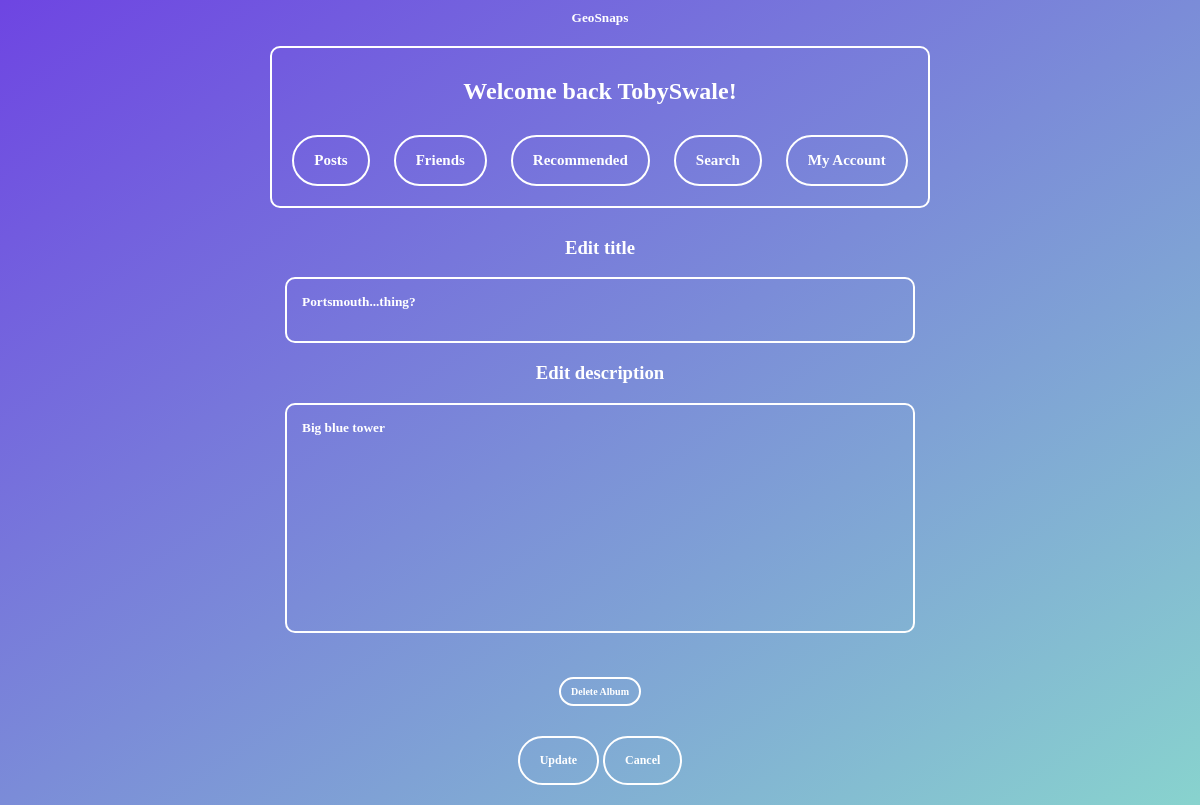
Page /editalbum?id=1511 (signed in) on the earlier database version.
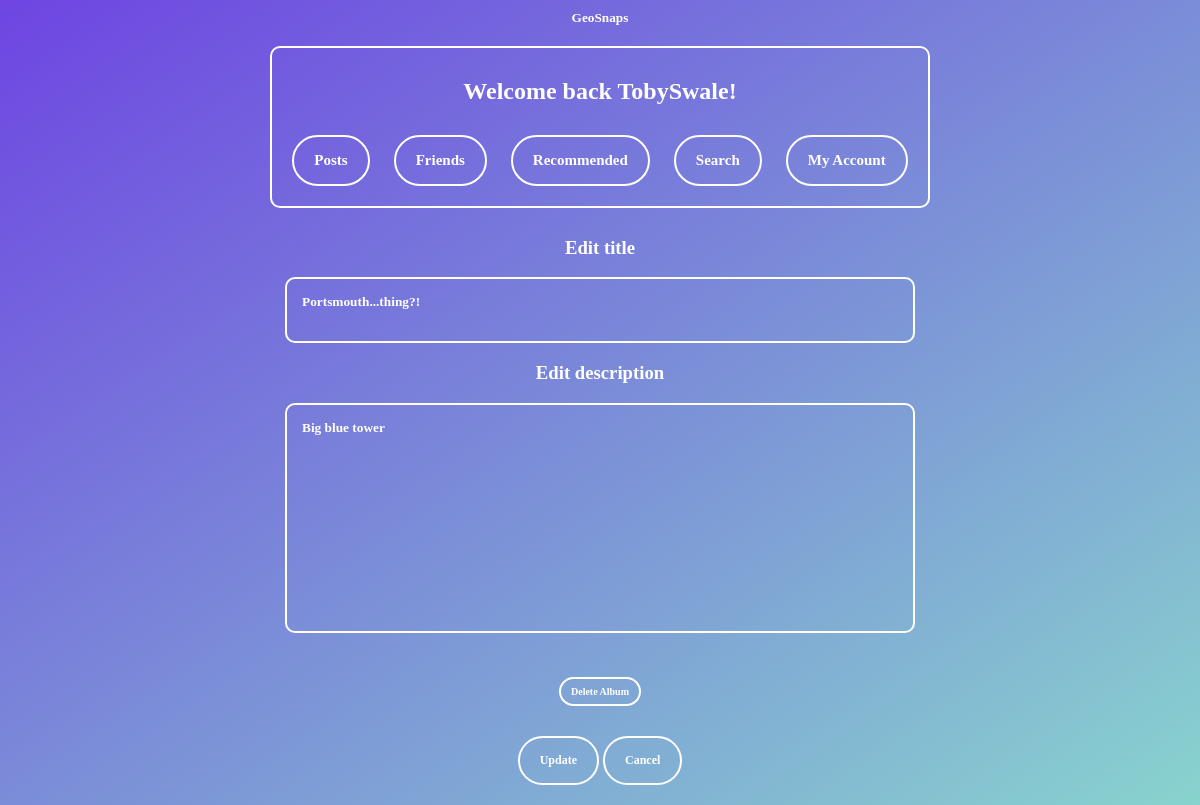
Same page on the later database version.
### tables this page shows
CREATE TABLE "Posts" (
	"text"	TEXT,
	"timeposted"	TEXT,
	"user"	TEXT NOT NULL,
	"id"	INTEGER NOT NULL UNIQUE,
	"filename"	TEXT,
	"descr"	TEXT,
	"likes"	INTEGER DEFAULT 0,
	"dislikes"	INTEGER DEFAULT 0,
	"privacy"	TEXT,
	"lng"	TEXT,
	"lat"	TEXT,
	"album"	TEXT,
	"country"	TEXT,
	"city"	TEXT,
	"town"	TEXT,
	PRIMARY KEY("id" AUTOINCREMENT)
);

### main.py (the view, shortened to what this page needs)
@web_site.route('/editalbum', methods=['GET', 'POST'])
def editalbum():
    albumid = request.args.get('id')
    username = session["username"]
    con = sqlite3.connect('database.db')
    sql = "SELECT user FROM Posts WHERE id = ?"
    cursor = con.cursor()
    cursor.execute(sql, (albumid,))
    getuser = cursor.fetchone()
    if not getuser:
        return render_template('404.html')
    if getuser[0] != username:
        return render_template('404.html')
    con.row_factory = sqlite3.Row
    sql = "SELECT * FROM Posts WHERE id = ?"
    cursor = con.cursor()
    cursor.execute(sql, (albumid,))
    rows = cursor.fetchall()
    return render_template("editalbum.html", rows=rows, albumid=albumid)

### templates/editalbum.html
{% extends 'base.html' %}
{% block content %}
<form method="POST">
{% for row in rows %}
  <h3>Edit title</h3>
  <p><textarea class="textareatitle" name="text" placeholder="Enter text here" maxlength="100">{{row["text"]}}</textarea></p>
  <h3>Edit description</h3>
  <p><textarea class="textareadescr" name="description" placeholder="Enter text here" maxlength="250">{{row["descr"]}}</textarea></p><br>
  <a href ='/deletealbum?id={{albumid}}' class="linkbuttonsmall">Delete Album</a>
  <p><input type="submit" value="Update"><input type="submit" name="cancel" value="Cancel"></p>
{% endfor %}
</form>
{% endblock %}

### templates/base.html (shortened to what this page needs)
<html>
<head>
<link href="/static/style.css" rel="stylesheet">
</head>
<body>
<a href='/GeoSnaps' style="display: block; text-decoration: none; color: white; pointer-events: none;">
  <h5 style="margin: 0px;">
    <span style="pointer-events: auto;">GeoSnaps</span>
  </h5>
</a>
<div class="buttonbox">
  {% if session["username"] %}
    <h2>Welcome back {{ session["username"] }}!</h2>
    <a href ='/allposts' class="linkbutton">Posts</a>
    <a href ='/friends' class="linkbutton">Friends</a>
    <a href ='/recommended' class="linkbutton">Recommended</a>
    <a href ='/search' class="linkbutton">Search</a>
    <a href ='/account' class="linkbutton">My Account</a>
  {% else %}
    <h2>You are not logged in</h2>
    <a href ='/Index' class="linkbutton">Register</a>
    <a href ='/login' class="linkbutton">Login</a>
  {% endif %}
</div>
  {% block content %}{% endblock %}
</body>
</html>

Differences in the rows shown:
changed Posts "Big blue tower": text "Portsmouth...thing?" → "Portsmouth...thing?!"
